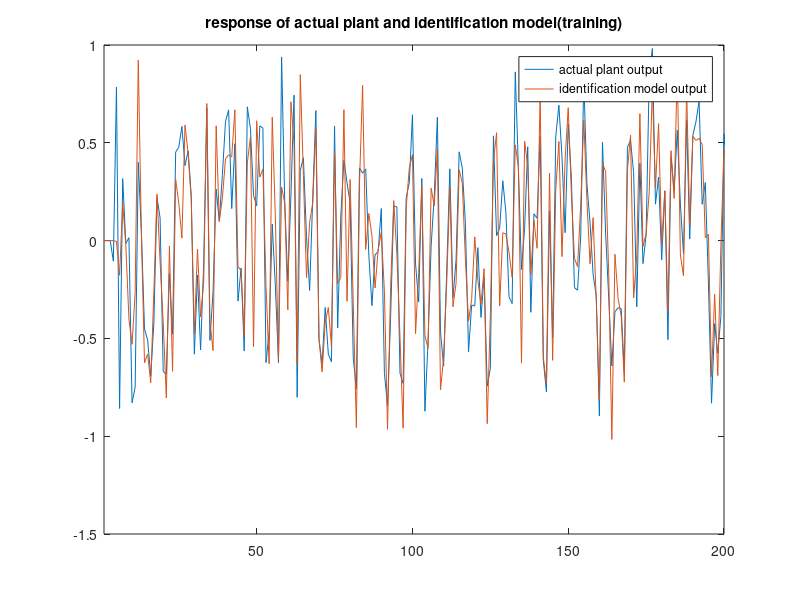
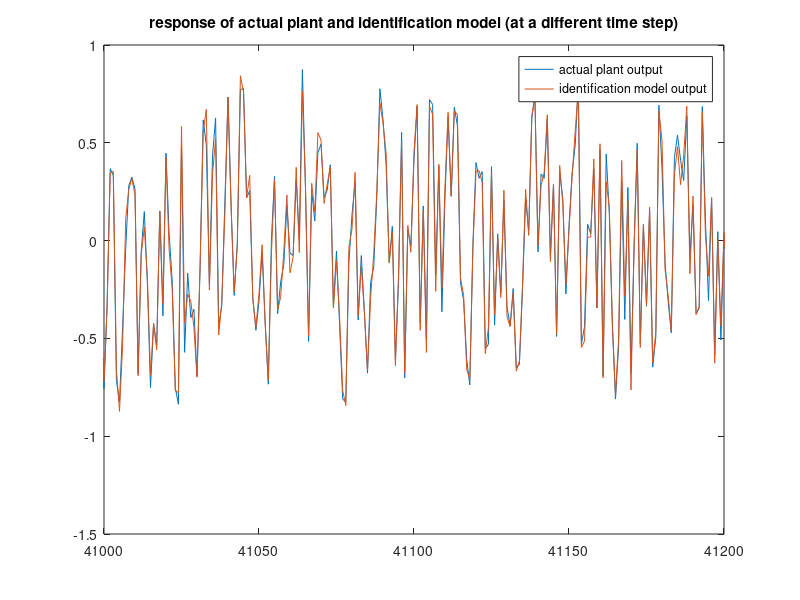
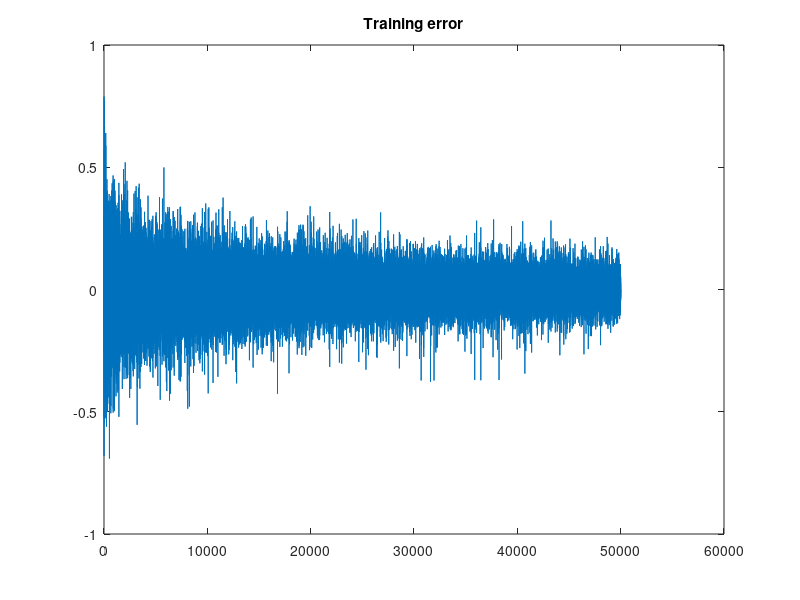
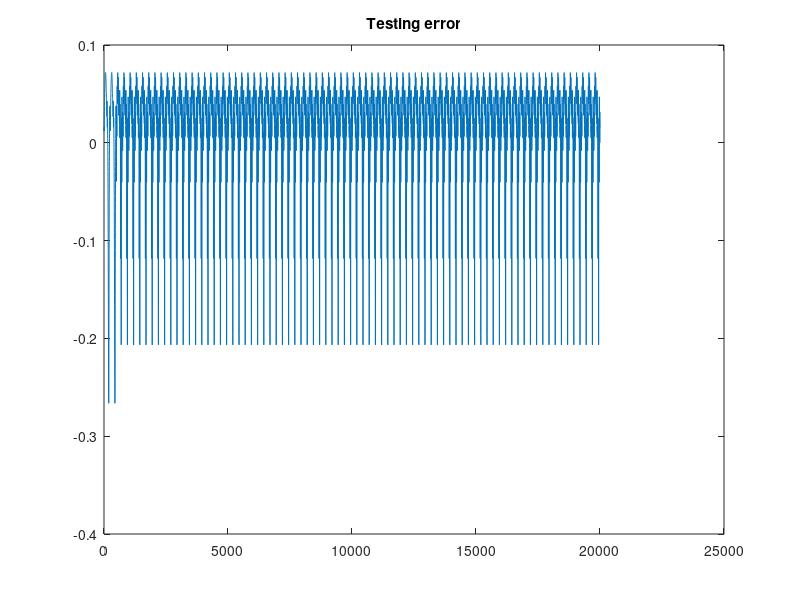

Write MATLAB code to recreate these figures, in order.
%%%% IDENTIFICATION EXAMPLE 4

%%%%%%%%%%%%% IDENTIFICATION PROCESS
clc;clear;
k=[1:50000];
f=@(x1,x2,x3,x4,x5)((x1*x2*x3*x5*(x3-1)+x4)./(1+x3^2+x2^2));
difftanh=@(x)(sech(x).^2);

NNclass=[5 20 10 1];
in=NNclass(1);n1=NNclass(2);n2=NNclass(3);out=NNclass(4);

W1=randn(in+1,n1);          %%%% Weight initialization
W2=randn(n1+1,n2);
W3=zeros(n2+1,out);

eta=0.1;                           %%%%%%%%%% HOLY SHIT
c=0;
b=0;
a=0;
yp=[c b a zeros(1,length(k))];                  
yphat=[c b a zeros(1,length(k))];

u=(-1+2*rand(1,length(k)+3));        %%%% Input to the systems
error_train=zeros(1,length(k)+3);
for i=4:length(k)+3
    yp(i)=f(yp(i-1),yp(i-2),yp(i-3),u(i-1),u(i-2));
    %%%% NEURAL NETWORK
    %Forward Pass
    A1=[1 yp(i-1) yp(i-2) yp(i-3) u(i-1) u(i-2)]*W1;
    y1=tanh(A1);
    A2=[1 y1]*W2;
    y2=tanh(A2);
    A3=[1 y2]*W3;
    N=A3;
    %Identification model output
    yphat(i)=N;
    e=-(yphat(i)-yp(i));            %%%% error
    %Backward Pass
    del3=e;
    del2=difftanh(A2).*(del3*W3(2:end,:)');
    del1=difftanh(A1).*(del2*W2(2:end,:)');
    Jw3=[1 y2]'*del3;               %%%% These are not gradients, these are cray-dients
    Jw2=[1 y1]'*del2;
    Jw1=[1 yp(i-1) yp(i-1) yp(i-3) u(i-1) u(i-2)]'*del1;
    %Weight Update
    W3=W3+eta*Jw3;
    W2=W2+eta*Jw2;
    W1=W1+eta*Jw1;
    error_train(i-3)=e;
end
plot(yp)
hold on
plot(yphat)
xlim([1 200])
title('response of actual plant and identification model(training)');
legend('actual plant output','identification model output');
%saveas(gcf,'C:/Users/[user]/Documents/id/figs/ex4/bpa2/train1.png')
%%
%plot different time step
figure;
plot(yp)
hold on;
plot(yphat)
xlim([41000 41200])
title('response of actual plant and identification model (at a different time step)');
legend('actual plant output','identification model output');
%saveas(gcf,'C:/Users/[user]/Documents/id/figs/ex4/bpa2/train2.png')
%%
%Performance Measure
figure;
plot(error_train)
title('Training error')
rmse1=rms(error_train(1:10000));
rmse2=rms(error_train(10001:end));
fprintf('Training RMS error 1 = %f\n',rmse1);
fprintf('Training RMS error 2 = %f\n\n',rmse2);
disp('Variance Accounted For (training)');
VAF=(1-var(yp-yphat)/var(yp))*100;
disp(VAF);
%saveas(gcf,'C:/Users/[user]/Documents/id/figs/ex4/bpa2/error_train.png')
%%
%saving weights and biases
save('WeightsH2_NP90_ex4','W1','W2','W3');
disp('saved');
%%
clear;
%loading weights and biases
load('WeightsH2_NP90_ex4');
disp('loaded');
%%
k=[1:20000];
f=@(x1,x2,x3,x4,x5)((x1*x2*x3*x5*(x3-1)+x4)./(1+x3^2+x2^2));
c=0;
b=0;
a=0;
yp=[c b a zeros(1,length(k))];                  
yphat=[c b a zeros(1,length(k))];
u1=sin((2*pi).*[1:500+3]./250);
u2=0.8*(sin((2*pi).*[500+4:length(k)+3]./250))+0.2*(sin((2*pi).*[500+4:length(k)+3]./25));
u=[u1 u2];
error_test=zeros(1,length(k)+3);
for i=4:length(k)+3              %%%% This is to show the output like in NP90
    yp(i)=f(yp(i-1),yp(i-2),yp(i-3),u(i-1),u(i-2));
    
    A1=[1 yphat(i-1) yphat(i-2) yphat(i-3) u(i-1) u(i-2)]*W1;
    y1=tanh(A1);
    A2=[1 y1]*W2;
    y2=tanh(A2);
    A3=[1 y2]*W3;
    N=A3;
    yphat(i)=N;
    e=-(yphat(i)-yp(i));
    error_test(i-3)=e;
end
%%
%Performance Measures
figure;
plot(error_test)
title('Testing error');
rmse1=rms(error_test(1:1000));
rmse2=rms(error_test(1001:end));
fprintf('Testing RMS error 1 = %f\n',rmse1);
fprintf('Testing RMS error 2 = %f\n\n',rmse2);
disp('Variance Accounted For (testing)');
VAF=(1-var(yp-yphat)/var(yp))*100;
disp(VAF);
%saveas(gcf,'C:/Users/[user]/Documents/id/figs/ex4/bpa2/error_test.png')
%%
figure;
plot(yp);
hold on;
plot(yphat);
xlim([1 1000])
title('response of actual plant and identified model to a different input(testing)')
legend('actual plant output','identification model output');
%saveas(gcf,'C:/Users/[user]/Documents/id/figs/ex4/bpa2/test.png')